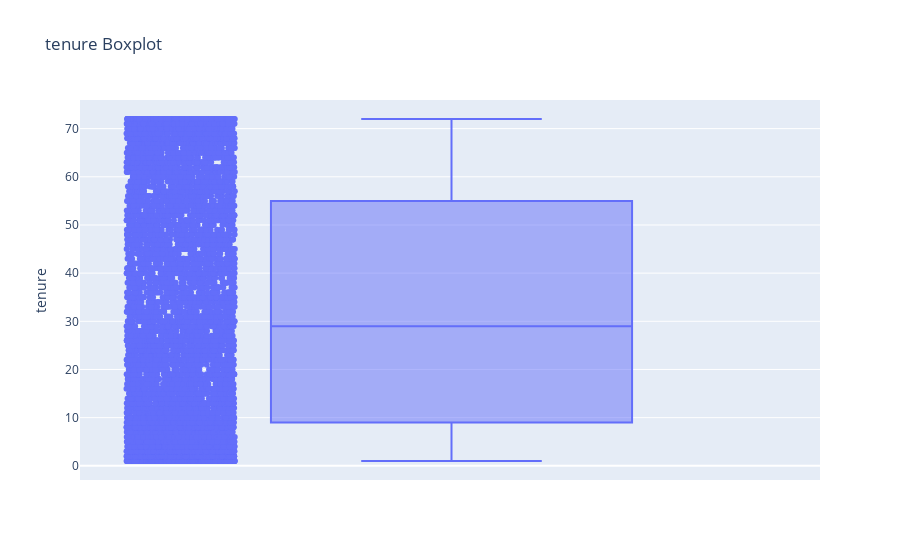
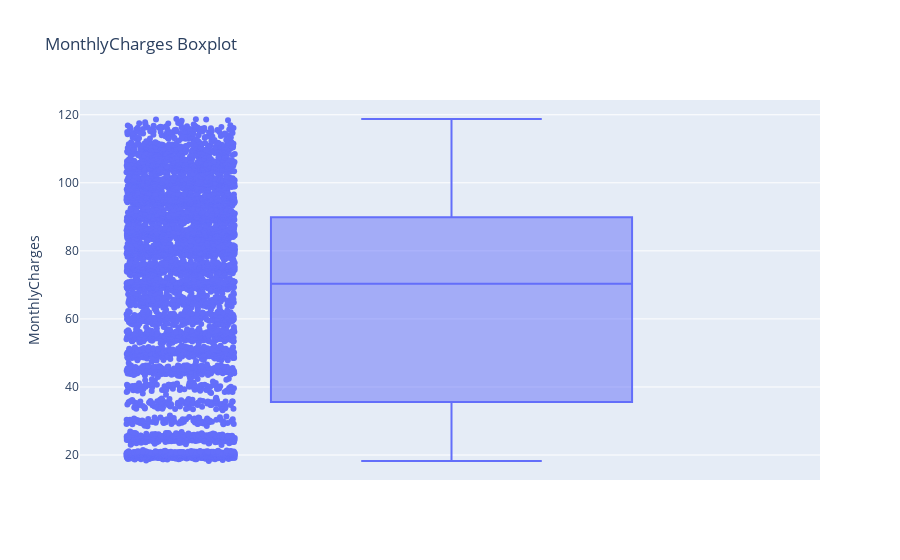
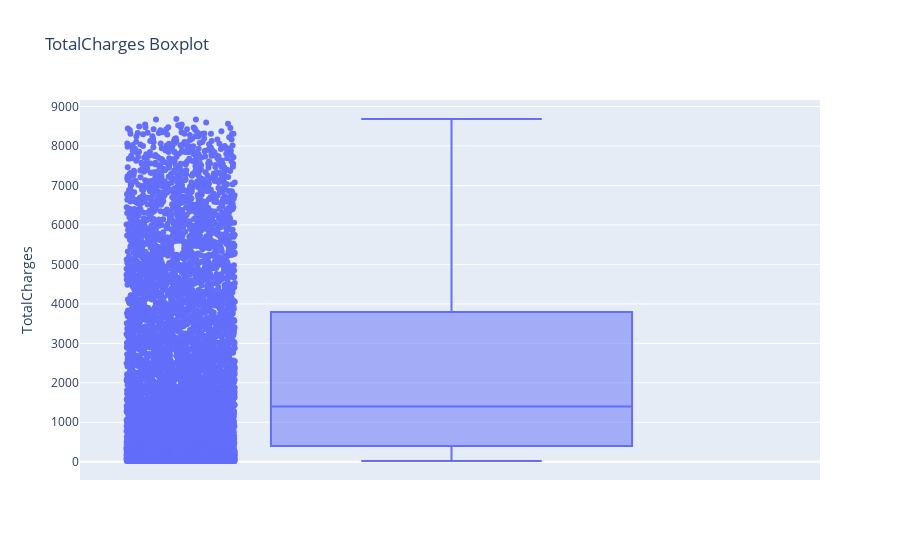

Notebook code cell kept with these figures, in order:
### Code cell
# outliers
for col in numeric_cols:
    fig = px.box(cleaned_data,y=col,points='all',title=f'{col} Boxplot')
    fig.show()

### Figure 1 — Plotly figure (JSON) as saved in the notebook; plotly's stock layout.template omitted (floating-point values rounded to 4 significant figures; data arrays with more than 128 entries replaced by an {"elided": "..."} marker saying what was removed)
{"data": [{"alignmentgroup": "True", "boxpoints": "all", "hovertemplate": "tenure=%{y}<extra></extra>", "legendgroup": "", "marker": {"color": "#636efa"}, "name": "", "notched": false, "offsetgroup": "", "orientation": "v", "showlegend": false, "type": "box", "x0": " ", "xaxis": "x", "y": {"elided": "7032 int values"}, "y0": " ", "yaxis": "y"}], "layout": {"boxmode": "group", "legend": {"tracegroupgap": 0}, "title": {"text": "tenure Boxplot"}, "xaxis": {"anchor": "y", "domain": [0, 1]}, "yaxis": {"anchor": "x", "domain": [0, 1], "title": {"text": "tenure"}}}}

### Figure 2 — Plotly figure (JSON) as saved in the notebook; plotly's stock layout.template omitted (floating-point values rounded to 4 significant figures; data arrays with more than 128 entries replaced by an {"elided": "..."} marker saying what was removed)
{"data": [{"alignmentgroup": "True", "boxpoints": "all", "hovertemplate": "MonthlyCharges=%{y}<extra></extra>", "legendgroup": "", "marker": {"color": "#636efa"}, "name": "", "notched": false, "offsetgroup": "", "orientation": "v", "showlegend": false, "type": "box", "x0": " ", "xaxis": "x", "y": {"elided": "7032 float values"}, "y0": " ", "yaxis": "y"}], "layout": {"boxmode": "group", "legend": {"tracegroupgap": 0}, "title": {"text": "MonthlyCharges Boxplot"}, "xaxis": {"anchor": "y", "domain": [0, 1]}, "yaxis": {"anchor": "x", "domain": [0, 1], "title": {"text": "MonthlyCharges"}}}}

### Figure 3 — Plotly figure (JSON) as saved in the notebook; plotly's stock layout.template omitted (floating-point values rounded to 4 significant figures; data arrays with more than 128 entries replaced by an {"elided": "..."} marker saying what was removed)
{"data": [{"alignmentgroup": "True", "boxpoints": "all", "hovertemplate": "TotalCharges=%{y}<extra></extra>", "legendgroup": "", "marker": {"color": "#636efa"}, "name": "", "notched": false, "offsetgroup": "", "orientation": "v", "showlegend": false, "type": "box", "x0": " ", "xaxis": "x", "y": {"elided": "7032 float values"}, "y0": " ", "yaxis": "y"}], "layout": {"boxmode": "group", "legend": {"tracegroupgap": 0}, "title": {"text": "TotalCharges Boxplot"}, "xaxis": {"anchor": "y", "domain": [0, 1]}, "yaxis": {"anchor": "x", "domain": [0, 1], "title": {"text": "TotalCharges"}}}}
